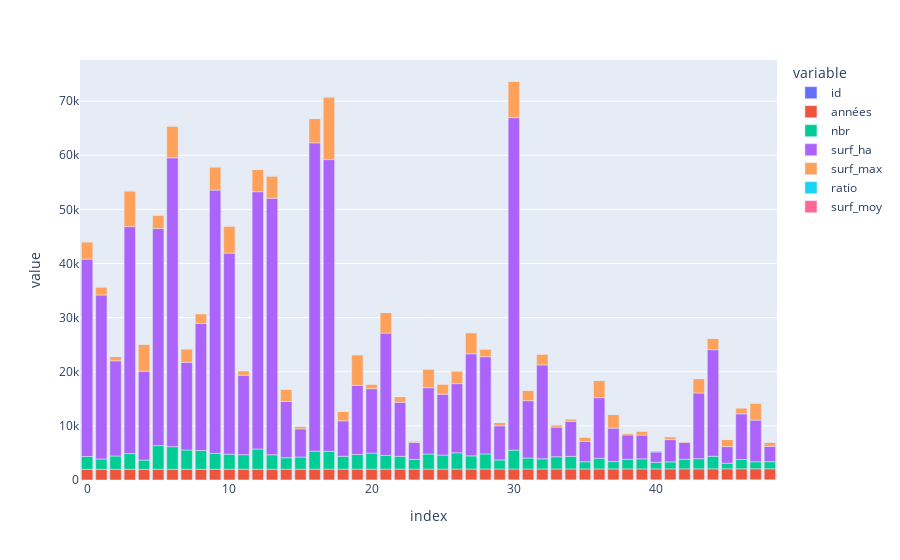

Write notebook code for a chart like this one.
### Code cell
surf_incendies = px.bar(Données_promethées)
surf_incendies.show()

### Figure 1 — Plotly figure (JSON) as saved in the notebook; plotly's stock layout.template omitted (floating-point values rounded to 4 significant figures)
{"data": [{"alignmentgroup": "True", "hovertemplate": "variable=id<br>index=%{x}<br>value=%{y}<extra></extra>", "legendgroup": "id", "marker": {"color": "#636efa", "pattern": {"shape": ""}}, "name": "id", "offsetgroup": "id", "orientation": "v", "showlegend": true, "textposition": "auto", "type": "bar", "x": [0, 1, 2, 3, 4, 5, 6, 7, 8, 9, 10, 11, 12, 13, 14, 15, 16, 17, 18, 19, 20, 21, 22, 23, 24, 25, 26, 27, 28, 29, 30, 31, 32, 33, 34, 35, 36, 37, 38, 39, 40, 41, 42, 43, 44, 45, 46, 47, 48], "xaxis": "x", "y": [1, 2, 3, 4, 5, 6, 7, 8, 9, 10, 11, 12, 13, 14, 15, 16, 17, 18, 19, 20, 21, 22, 23, 24, 25, 26, 27, 28, 29, 30, 31, 32, 33, 34, 35, 36, 37, 38, 39, 40, 41, 42, 43, 44, 45, 46, 47, 48, 49], "yaxis": "y"}, {"alignmentgroup": "True", "hovertemplate": "variable=années<br>index=%{x}<br>value=%{y}<extra></extra>", "legendgroup": "années", "marker": {"color": "#EF553B", "pattern": {"shape": ""}}, "name": "années", "offsetgroup": "années", "orientation": "v", "showlegend": true, "textposition": "auto", "type": "bar", "x": [0, 1, 2, 3, 4, 5, 6, 7, 8, 9, 10, 11, 12, 13, 14, 15, 16, 17, 18, 19, 20, 21, 22, 23, 24, 25, 26, 27, 28, 29, 30, 31, 32, 33, 34, 35, 36, 37, 38, 39, 40, 41, 42, 43, 44, 45, 46, 47, 48], "xaxis": "x", "y": [1973, 1974, 1975, 1976, 1977, 1978, 1979, 1980, 1981, 1982, 1983, 1984, 1985, 1986, 1987, 1988, 1989, 1990, 1991, 1992, 1993, 1994, 1995, 1996, 1997, 1998, 1999, 2000, 2001, 2002, 2003, 2004, 2005, 2006, 2007, 2008, 2009, 2010, 2011, 2012, 2013, 2014, 2015, 2016, 2017, 2018, 2019, 2020, 2021], "yaxis": "y"}, {"alignmentgroup": "True", "hovertemplate": "variable=nbr<br>index=%{x}<br>value=%{y}<extra></extra>", "legendgroup": "nbr", "marker": {"color": "#00cc96", "pattern": {"shape": ""}}, "name": "nbr", "offsetgroup": "nbr", "orientation": "v", "showlegend": true, "textposition": "auto", "type": "bar", "x": [0, 1, 2, 3, 4, 5, 6, 7, 8, 9, 10, 11, 12, 13, 14, 15, 16, 17, 18, 19, 20, 21, 22, 23, 24, 25, 26, 27, 28, 29, 30, 31, 32, 33, 34, 35, 36, 37, 38, 39, 40, 41, 42, 43, 44, 45, 46, 47, 48], "xaxis": "x", "y": [2375, 1909, 2460, 2897, 1699, 4366, 4176, 3563, 3457, 2911, 2774, 2684, 3732, 2657, 2116, 2240, 3321, 3297, 2372, 2708, 2962, 2518, 2346, 1789, 2784, 2586, 2995, 2430, 2788, 1677, 3490, 2028, 1871, 2253, 2321, 1328, 1965, 1355, 1774, 1857, 1205, 1291, 1772, 1878, 2321, 1037, 1726, 1305, 1316], "yaxis": "y"}, {"alignmentgroup": "True", "hovertemplate": "variable=surf_ha<br>index=%{x}<br>value=%{y}<extra></extra>", "legendgroup": "surf_ha", "marker": {"color": "#ab63fa", "pattern": {"shape": ""}}, "name": "surf_ha", "offsetgroup": "surf_ha", "orientation": "v", "showlegend": true, "textposition": "auto", "type": "bar", "x": [0, 1, 2, 3, 4, 5, 6, 7, 8, 9, 10, 11, 12, 13, 14, 15, 16, 17, 18, 19, 20, 21, 22, 23, 24, 25, 26, 27, 28, 29, 30, 31, 32, 33, 34, 35, 36, 37, 38, 39, 40, 41, 42, 43, 44, 45, 46, 47, 48], "xaxis": "x", "y": [36460.0, 30300.0, 17590.0, 41940.0, 16410.0, 40110.0, 53360.0, 16190.0, 23478, 48660.0, 37160.0, 14700.0, 47540.0, 47400.0, 10400.0, 5208.0, 56973, 53900.0, 6549.0, 12770.0, 11900.0, 22610.0, 9988.0, 3119.0, 12250.0, 11240.0, 12780.0, 18860.0, 17970.0, 6298.0, 61420.0, 10600.0, 17360.0, 5486.0, 6486.0, 3746.0, 11200.0, 6184.0, 4499.0, 4392.0, 1923.0, 4115.0, 3112.0, 12140.0, 19690.0, 3066.0, 8434.0, 7698.0, 2837.0], "yaxis": "y"}, {"alignmentgroup": "True", "hovertemplate": "variable=surf_max<br>index=%{x}<br>value=%{y}<extra></extra>", "legendgroup": "surf_max", "marker": {"color": "#FFA15A", "pattern": {"shape": ""}}, "name": "surf_max", "offsetgroup": "surf_max", "orientation": "v", "showlegend": true, "textposition": "auto", "type": "bar", "x": [0, 1, 2, 3, 4, 5, 6, 7, 8, 9, 10, 11, 12, 13, 14, 15, 16, 17, 18, 19, 20, 21, 22, 23, 24, 25, 26, 27, 28, 29, 30, 31, 32, 33, 34, 35, 36, 37, 38, 39, 40, 41, 42, 43, 44, 45, 46, 47, 48], "xaxis": "x", "y": [3200, 1500, 800, 6600, 5000, 2500, 5880, 2500, 1810, 4300, 5000, 827, 4100, 4125, 2275, 500, 4500, 11580, 1782, 5644.0, 856, 3800, 1056, 300, 3450, 1880, 2338, 3902, 1432, 617, 6744, 1931, 2013, 430, 462, 812.4, 3221, 2544, 348.4, 738, 247.0, 541.9, 195.7, 2663, 2118, 1317.0, 1110.0, 3139.0, 766.6], "yaxis": "y"}, {"alignmentgroup": "True", "hovertemplate": "variable=ratio<br>index=%{x}<br>value=%{y}<extra></extra>", "legendgroup": "ratio", "marker": {"color": "#19d3f3", "pattern": {"shape": ""}}, "name": "ratio", "offsetgroup": "ratio", "orientation": "v", "showlegend": true, "textposition": "auto", "type": "bar", "x": [0, 1, 2, 3, 4, 5, 6, 7, 8, 9, 10, 11, 12, 13, 14, 15, 16, 17, 18, 19, 20, 21, 22, 23, 24, 25, 26, 27, 28, 29, 30, 31, 32, 33, 34, 35, 36, 37, 38, 39, 40, 41, 42, 43, 44, 45, 46, 47, 48], "xaxis": "x", "y": [8.776, 4.951, 4.549, 15.74, 30.47, 6.233, 11.02, 15.44, 7.709, 8.837, 13.46, 5.627, 8.624, 8.702, 21.88, 9.601, 7.898, 21.49, 27.21, 44.21, 7.193, 16.81, 10.57, 9.618, 28.16, 16.72, 18.29, 20.69, 7.971, 9.796, 10.98, 18.22, 11.6, 7.838, 7.123, 21.69, 28.75, 41.14, 7.744, 16.8, 12.85, 13.17, 6.286, 21.94, 10.76, 42.96, 13.16, 40.78, 27.02], "yaxis": "y"}, {"alignmentgroup": "True", "hovertemplate": "variable=surf_moy<br>index=%{x}<br>value=%{y}<extra></extra>", "legendgroup": "surf_moy", "marker": {"color": "#FF6692", "pattern": {"shape": ""}}, "name": "surf_moy", "offsetgroup": "surf_moy", "orientation": "v", "showlegend": true, "textposition": "auto", "type": "bar", "x": [0, 1, 2, 3, 4, 5, 6, 7, 8, 9, 10, 11, 12, 13, 14, 15, 16, 17, 18, 19, 20, 21, 22, 23, 24, 25, 26, 27, 28, 29, 30, 31, 32, 33, 34, 35, 36, 37, 38, 39, 40, 41, 42, 43, 44, 45, 46, 47, 48], "xaxis": "x", "y": [15.35, 15.87, 7.149, 14.48, 9.658, 9.187, 12.78, 4.543, 6.791, 16.72, 13.39, 5.475, 12.74, 17.84, 4.913, 2.325, 17.16, 16.35, 2.761, 4.714, 4.018, 8.978, 4.257, 1.744, 4.4, 4.348, 4.268, 7.761, 6.444, 3.756, 17.6, 5.225, 9.276, 2.435, 2.795, 2.821, 5.702, 4.564, 2.536, 2.365, 1.595, 3.188, 1.756, 6.464, 8.484, 2.956, 4.886, 5.899, 2.156], "yaxis": "y"}], "layout": {"barmode": "relative", "legend": {"title": {"text": "variable"}, "tracegroupgap": 0}, "margin": {"t": 60}, "xaxis": {"anchor": "y", "domain": [0, 1], "title": {"text": "index"}}, "yaxis": {"anchor": "x", "domain": [0, 1], "title": {"text": "value"}}}}
